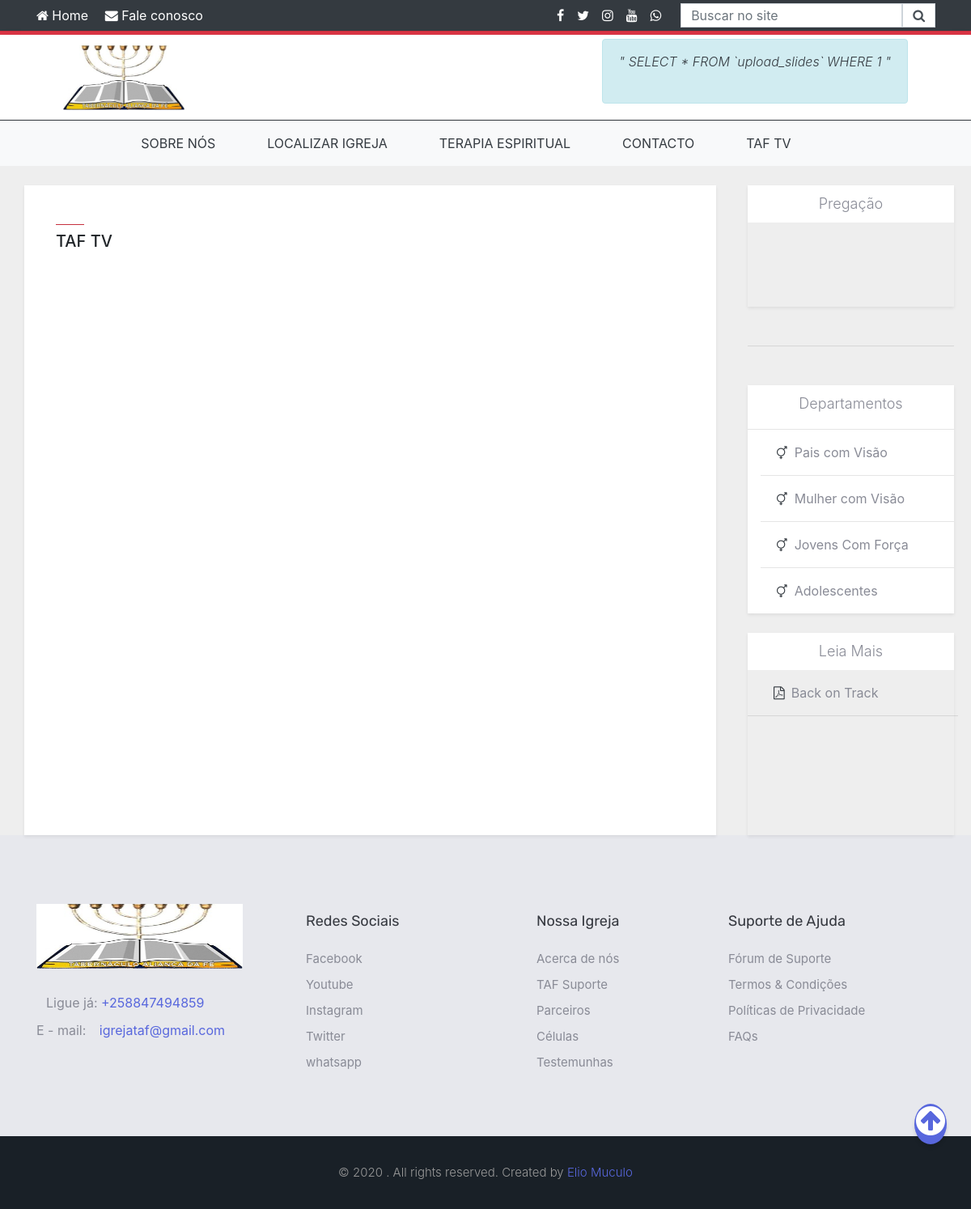
The app's page /views/taf.php, older data.
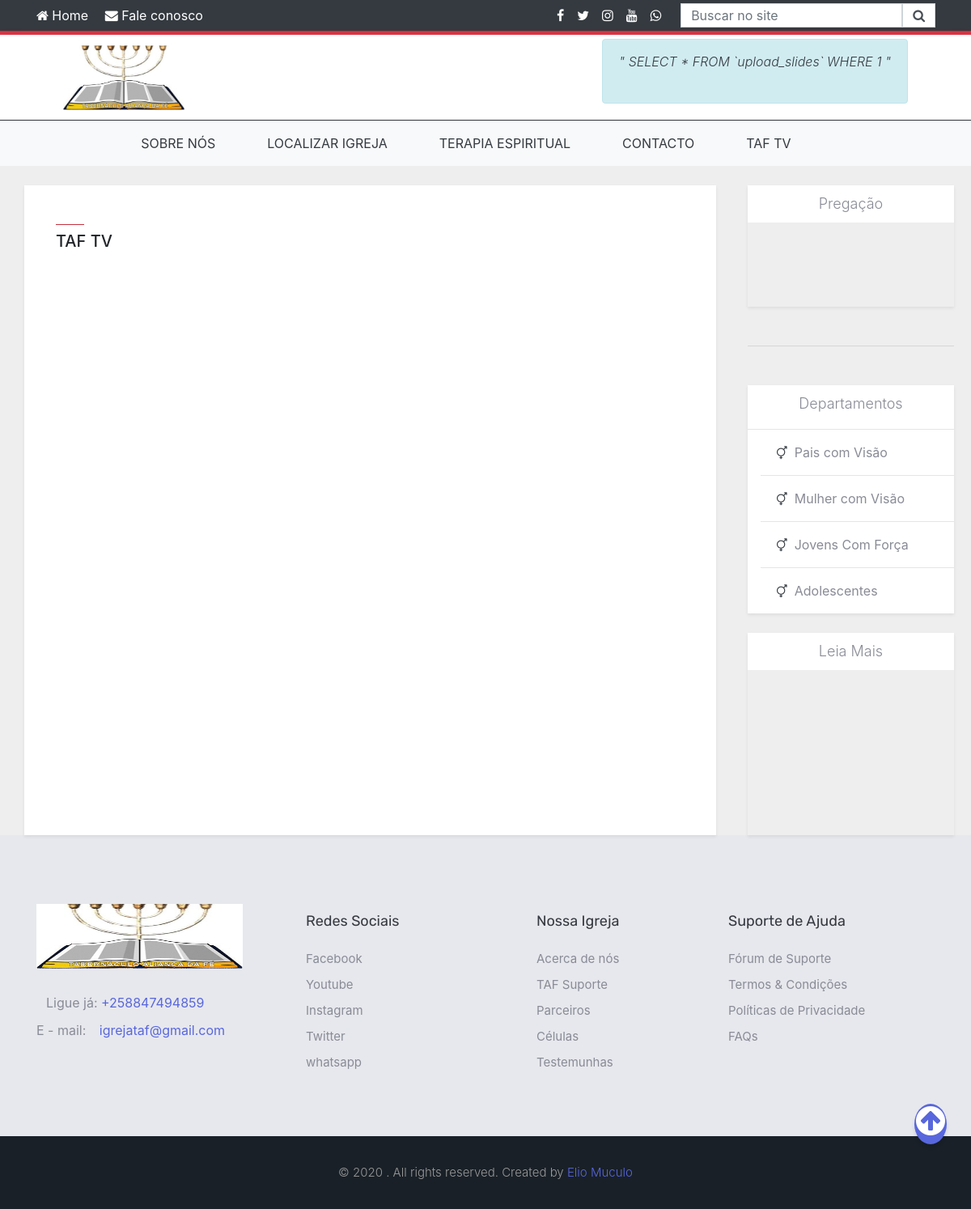
The same page, newer data.
### tables this page shows
CREATE TABLE `msg` (
  `id` int(11) NOT NULL,
  `mensagem` varchar(255) NOT NULL
);

CREATE TABLE `pdfupload` (
  `id` int(11) NOT NULL,
  `arquivo` varchar(50) NOT NULL,
  `data` datetime NOT NULL,
  `descricao` varchar(250) NOT NULL
);

### views/taf.php (the view, shortened to what the changed rows need)
<?php require_once '../models/conexao.php';?>
<!DOCTYPE html>
<html>
    <head>
        <link href="../lib/css/bootstrap.min.css" rel="stylesheet">
        <link href="../lib/css/font-awesome.css" rel="stylesheet">
        <link rel="stylesheet" type="text/css" href="../lib/css/menu.css">
        <link rel="stylesheet" type="text/css" href="../lib/css/footer.css">
        <link rel="stylesheet" type="text/css" href="../lib/css/bootstrap-reboot.css">
        <link rel="stylesheet" type="text/css" href="../lib/css/personalizado.css">
        <link href="lib/css/bootstrap-social.css" rel="stylesheet" >
        <link href="../lib/css/hide-menu.css" rel="stylesheet" />
        <link rel="stylesheet" type="text/css" href="../lib/css/costumize.css">
        <link href="http://vjs.zencdn.net/4.12/video-js.css" rel="stylesheet">
    </head>
    <body style="background-color: #eee;">
        <div class="menu-hide">
            <div class="bg-white shadow d-flex " style="height: 105px;">
                <div class="container d-md-flex flex-md-row flex-column justify-content-md-between justify-content-center align-items-center  px-5">
                    <div>
                        <div class="alert alert-info" role="alert" style="height: 80px;">
                            <?php
$sql = "SELECT * FROM msg ORDER BY id DESC LIMIT 1";
$result = mysqli_query($connect, $sql);
while ($msg = mysqli_fetch_assoc($result)) {
	?>
                            <p class="font-italic text-dark">" <?php echo $msg['mensagem']; ?> "</p>
                            <?php }?>
                        </div>
                    </div>
                </div>
            </div>
        </div>
        <div class="container mt-4">
            <div class="row d-flex flex-md-nowrap flex-wrap">
            <?php include_once 'sidebar.php';?>
            </div>
        </div>
    <?php
include_once 'footer.php';
?>
</body>
</html>

### views/sidebar.php (shortened to what the changed rows need)
                <div class="col-md-3 ml-0 ml-md-4 mt-3 mt-md-0">
                    <div class="mt-4 shadow-sm" style="height: 250px;">
                        <?php
$sql_pdf = "SELECT * FROM pdfupload ORDER BY id DESC LIMIT 6";
$result_pdf = mysqli_query($connect, $sql_pdf);
while ($pdf = mysqli_fetch_assoc($result_pdf)) {?>
                        <div class="read">
                            <a href="galeria/ficheiros/<?php echo $pdf['arquivo']; ?>" target="_blank" style="text-decoration: none;"><span class="mt-0 mb-0 ml-3" style="color: #898b96!important;"><i class="fa fa-file-pdf-o ml-3 mr-2 text-dark" target="_blank"></i><?php echo $pdf['descricao']; ?></span></a>
                            <hr style="width: 260px;">
                        </div>
                        <?php }?>
                    </div>
                </div>

Row changes from the older to the newer data that the page shows:
removed pdfupload: descricao "Back on Track"
